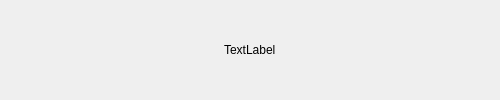
<?xml version="1.0" encoding="UTF-8"?>
<ui version="4.0">
 <class>MainWindow</class>
 <widget class="QMainWindow" name="MainWindow">
  <property name="geometry">
   <rect>
    <x>0</x>
    <y>0</y>
    <width>500</width>
    <height>100</height>
   </rect>
  </property>
  <property name="windowTitle">
   <string>MainWindow</string>
  </property>
  <widget class="QWidget" name="centralwidget">
   <layout class="QGridLayout" name="gridLayout_2">
    <item row="0" column="0">
     <layout class="QGridLayout" name="gridLayout">
      <item row="0" column="0" alignment="Qt::AlignHCenter">
       <widget class="QLabel" name="comment_label">
        <property name="text">
         <string>TextLabel</string>
        </property>
       </widget>
      </item>
     </layout>
    </item>
   </layout>
  </widget>
 </widget>
 <resources/>
 <connections/>
</ui>
